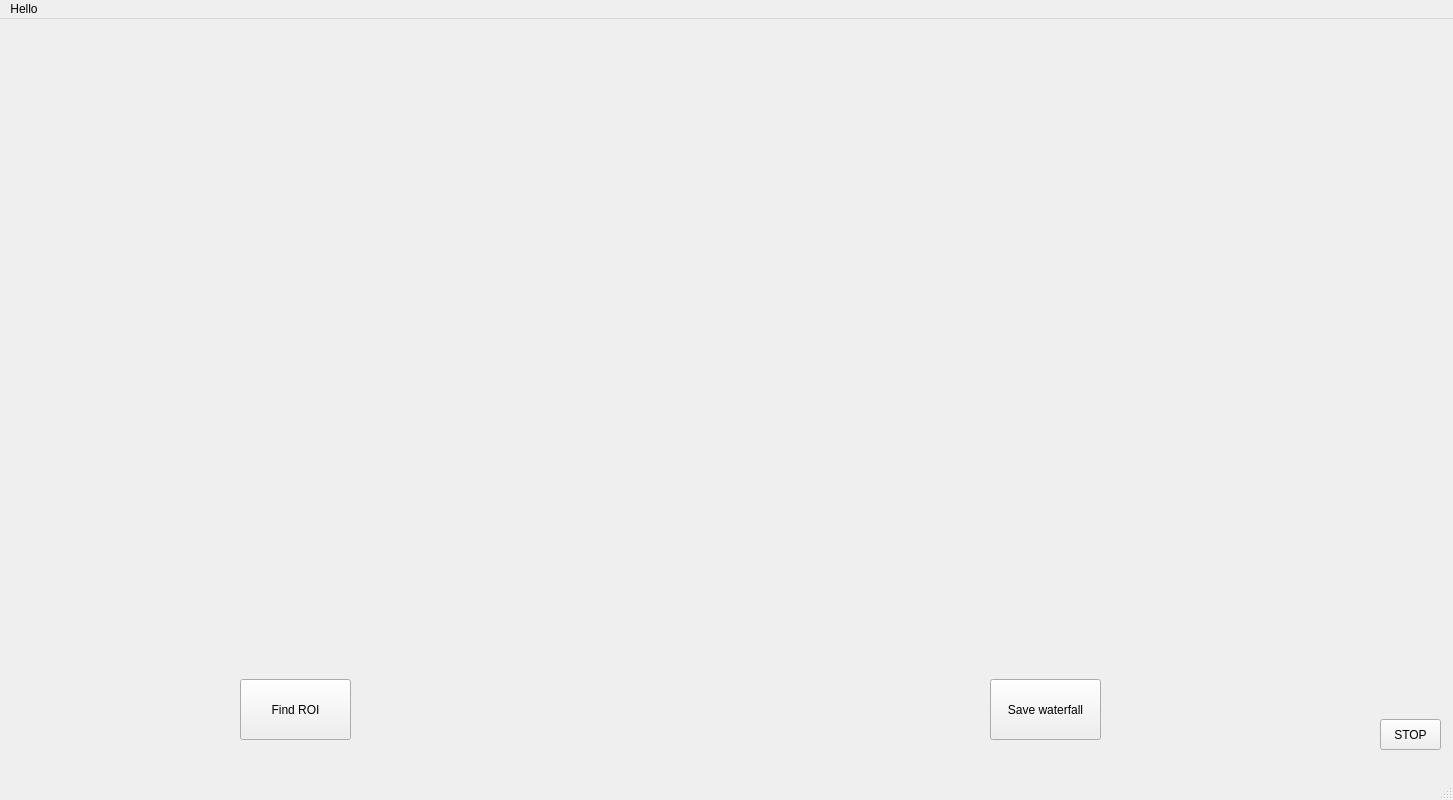
<?xml version="1.0" encoding="UTF-8"?>
<ui version="4.0">
 <class>MainWindow</class>
 <widget class="QMainWindow" name="MainWindow">
  <property name="geometry">
   <rect>
    <x>0</x>
    <y>0</y>
    <width>1453</width>
    <height>800</height>
   </rect>
  </property>
  <property name="windowTitle">
   <string>Basic Camera Feed</string>
  </property>
  <widget class="QWidget" name="centralwidget">
   <property name="layoutDirection">
    <enum>Qt::LeftToRight</enum>
   </property>
   <widget class="QWidget" name="camera_widget" native="true">
    <property name="geometry">
     <rect>
      <x>20</x>
      <y>10</y>
      <width>701</width>
      <height>611</height>
     </rect>
    </property>
    <layout class="QHBoxLayout" name="horizontalLayout"/>
   </widget>
   <widget class="QWidget" name="waterfall_widget" native="true">
    <property name="geometry">
     <rect>
      <x>740</x>
      <y>10</y>
      <width>701</width>
      <height>611</height>
     </rect>
    </property>
    <layout class="QHBoxLayout" name="horizontalLayout_2"/>
   </widget>
   <widget class="QPushButton" name="ROI_button">
    <property name="geometry">
     <rect>
      <x>240</x>
      <y>660</y>
      <width>111</width>
      <height>61</height>
     </rect>
    </property>
    <property name="text">
     <string>Find ROI</string>
    </property>
   </widget>
   <widget class="QPushButton" name="save_button">
    <property name="geometry">
     <rect>
      <x>990</x>
      <y>660</y>
      <width>111</width>
      <height>61</height>
     </rect>
    </property>
    <property name="text">
     <string>Save waterfall</string>
    </property>
   </widget>
   <widget class="QPushButton" name="stop_button">
    <property name="geometry">
     <rect>
      <x>1380</x>
      <y>700</y>
      <width>61</width>
      <height>31</height>
     </rect>
    </property>
    <property name="text">
     <string>STOP</string>
    </property>
   </widget>
  </widget>
  <widget class="QMenuBar" name="menubar">
   <property name="geometry">
    <rect>
     <x>0</x>
     <y>0</y>
     <width>1453</width>
     <height>26</height>
    </rect>
   </property>
   <widget class="QMenu" name="menuHello">
    <property name="title">
     <string>Hello</string>
    </property>
   </widget>
   <addaction name="menuHello"/>
  </widget>
  <widget class="QStatusBar" name="statusbar"/>
 </widget>
 <resources/>
 <connections/>
</ui>
